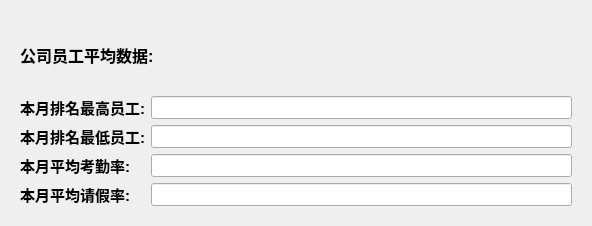
<?xml version="1.0" encoding="UTF-8"?>
<ui version="4.0">
 <class>Proc_ShowCompData</class>
 <widget class="QWidget" name="Proc_ShowCompData">
  <property name="geometry">
   <rect>
    <x>0</x>
    <y>0</y>
    <width>592</width>
    <height>226</height>
   </rect>
  </property>
  <property name="windowTitle">
   <string>Form</string>
  </property>
  <layout class="QGridLayout" name="gridLayout_2">
   <item row="0" column="0">
    <widget class="QWidget" name="widget_container" native="true">
     <layout class="QGridLayout" name="layout_main" rowstretch="3,8">
      <item row="1" column="0">
       <layout class="QGridLayout" name="layout_showData">
        <item row="1" column="0">
         <widget class="QLabel" name="label_showBottomRank">
          <property name="font">
           <font>
            <family>Microsoft YaHei UI</family>
            <pointsize>11</pointsize>
            <weight>75</weight>
            <bold>true</bold>
           </font>
          </property>
          <property name="text">
           <string>本月排名最低员工:</string>
          </property>
         </widget>
        </item>
        <item row="3" column="0">
         <widget class="QLabel" name="label_showAverageBreak">
          <property name="font">
           <font>
            <family>Microsoft YaHei UI</family>
            <pointsize>11</pointsize>
            <weight>75</weight>
            <bold>true</bold>
           </font>
          </property>
          <property name="text">
           <string>本月平均请假率:</string>
          </property>
         </widget>
        </item>
        <item row="2" column="0">
         <widget class="QLabel" name="label_showAverageCheck">
          <property name="font">
           <font>
            <family>Microsoft YaHei UI</family>
            <pointsize>11</pointsize>
            <weight>75</weight>
            <bold>true</bold>
           </font>
          </property>
          <property name="text">
           <string>本月平均考勤率:</string>
          </property>
         </widget>
        </item>
        <item row="0" column="0">
         <widget class="QLabel" name="label_showTopRank">
          <property name="font">
           <font>
            <family>Microsoft YaHei UI</family>
            <pointsize>11</pointsize>
            <weight>75</weight>
            <bold>true</bold>
           </font>
          </property>
          <property name="text">
           <string>本月排名最高员工:</string>
          </property>
         </widget>
        </item>
        <item row="0" column="1">
         <widget class="QLineEdit" name="lineEdit_showTopRank">
          <property name="font">
           <font>
            <family>Microsoft YaHei UI</family>
            <pointsize>10</pointsize>
            <weight>75</weight>
            <bold>true</bold>
           </font>
          </property>
         </widget>
        </item>
        <item row="1" column="1">
         <widget class="QLineEdit" name="lineEdit_showBottomRank">
          <property name="font">
           <font>
            <family>Microsoft YaHei UI</family>
            <pointsize>10</pointsize>
            <weight>75</weight>
            <bold>true</bold>
           </font>
          </property>
         </widget>
        </item>
        <item row="2" column="1">
         <widget class="QLineEdit" name="lineEdit_showAverageCheck">
          <property name="font">
           <font>
            <family>Microsoft YaHei UI</family>
            <pointsize>10</pointsize>
            <weight>75</weight>
            <bold>true</bold>
           </font>
          </property>
         </widget>
        </item>
        <item row="3" column="1">
         <widget class="QLineEdit" name="lineEdit_showAverageBreak">
          <property name="font">
           <font>
            <family>Microsoft YaHei UI</family>
            <pointsize>10</pointsize>
            <weight>75</weight>
            <bold>true</bold>
           </font>
          </property>
         </widget>
        </item>
       </layout>
      </item>
      <item row="0" column="0">
       <widget class="QLabel" name="label_title">
        <property name="font">
         <font>
          <family>Microsoft YaHei UI</family>
          <pointsize>12</pointsize>
          <weight>75</weight>
          <bold>true</bold>
         </font>
        </property>
        <property name="text">
         <string>公司员工平均数据:</string>
        </property>
       </widget>
      </item>
     </layout>
    </widget>
   </item>
  </layout>
 </widget>
 <resources/>
 <connections/>
</ui>
